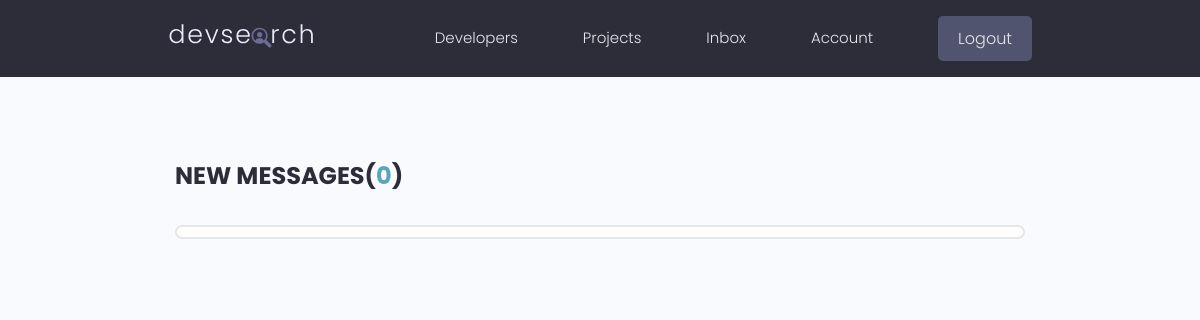
Before: /inbox/ (signed in) with the older database file.
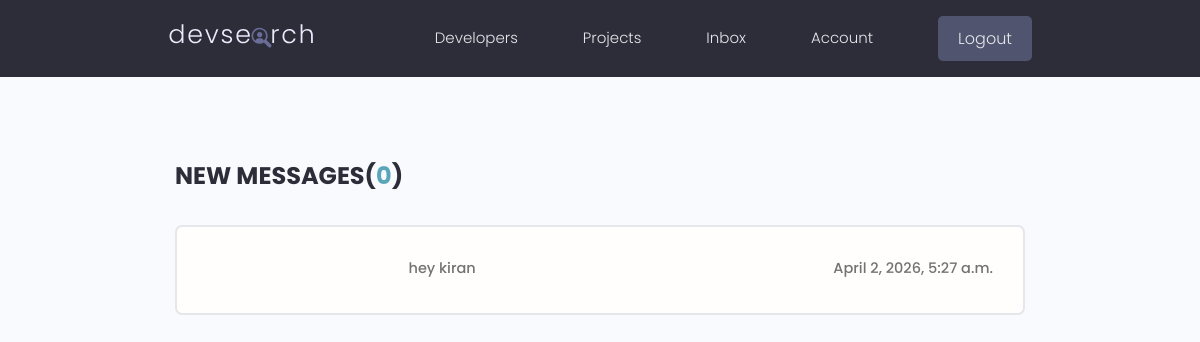
After: the same page with the newer database file.
### users/models.py (models this page shows, shortened)
class Message(models.Model):
    sender = models.ForeignKey(Profile, on_delete=models.SET_NULL, null=True, blank=True)
    recipient = models.ForeignKey(Profile, on_delete=models.SET_NULL, null=True, blank=True, related_name='messages')
    name = models.CharField(max_length=200, blank=True, null=True)
    email = models.EmailField(max_length=500, blank=True, null=True)
    subject = models.CharField(max_length=200, blank=True, null=True)
    body = models.TextField(blank=True, null=True)
    is_read = models.BooleanField(default=False, null=True)
    created = models.DateTimeField(auto_now_add=True)
    id= models.UUIDField(default=uuid.uuid4, unique=True, primary_key=True, editable=False)
    class Meta:
        ordering = ['is_read', '-created']

### users/views.py (the view)
# urls.py: path('inbox/', views.inbox, name='inbox'),
@login_required(login_url='login')
def inbox(request):
    profile = request.user.profile
    messageRequests = profile.messages.all()
    unreadCount = messageRequests.filter(is_read=False).count()
    context = {'messageRequests': messageRequests, 'unreadCount': unreadCount}
    return render(request, 'users/inbox.html', context)

### users/templates/users/inbox.html
{% extends 'main.html' %}
{% block content %}
<main class="inbox my-xl">
  <div class="content-box">
    <h3 class="inbox__title">New Messages(<span>{{unreadCount}}</span>)</h3>
    <ul class="messages">
      {% for message in messageRequests %}
      {% if message.is_read == False %}
      <li class="message message--unread">
        {% else %}
      <li class="message">
        {% endif %}
        <a href="{% url 'message' message.id %}">
          <span class="message__author">{{message.name}}</span>
          <span class="message__subject">{{message.subject}}</span>
          <span class="message__date">{{message.created}}</span>
        </a>
      </li>
      {% endfor %}
    </ul>
  </div>
</main>
{% endblock content %}

Changed rows visible on the page:
added Message: subject "hey kiran", created "April 2, 2026, 5:27 a.m."
